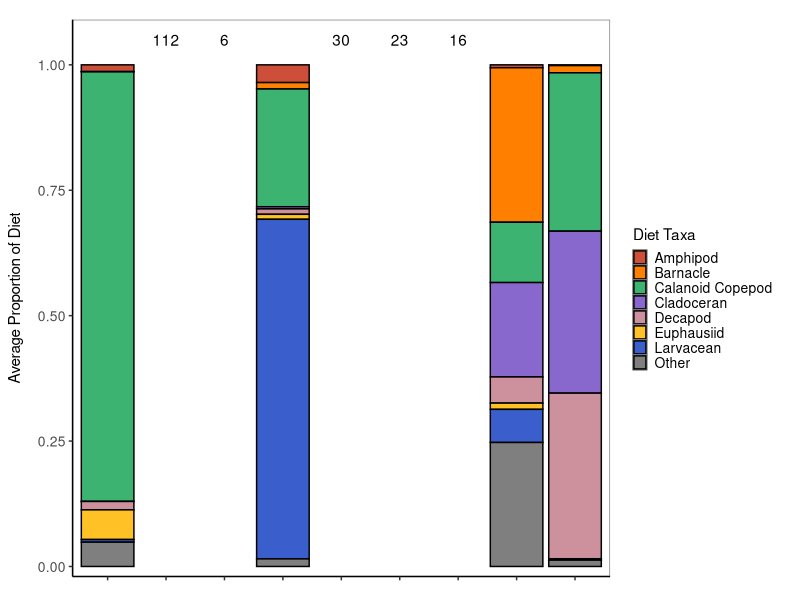
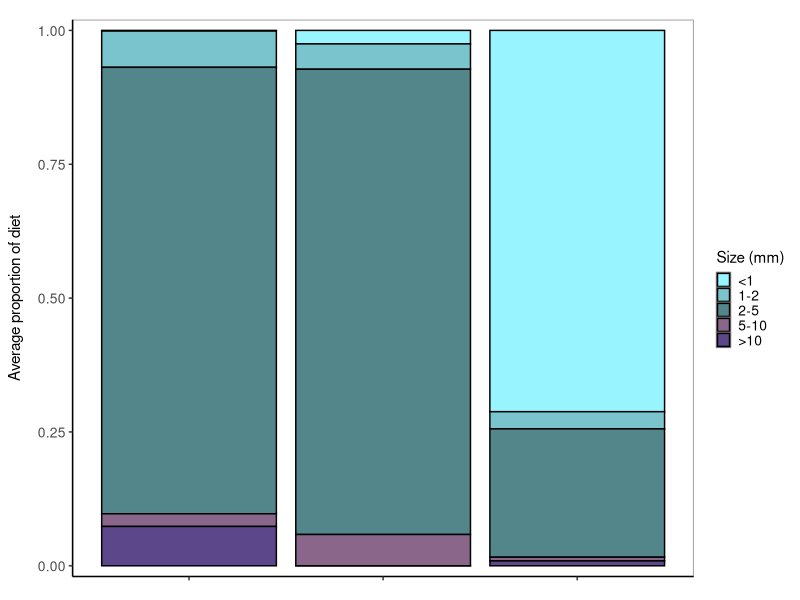
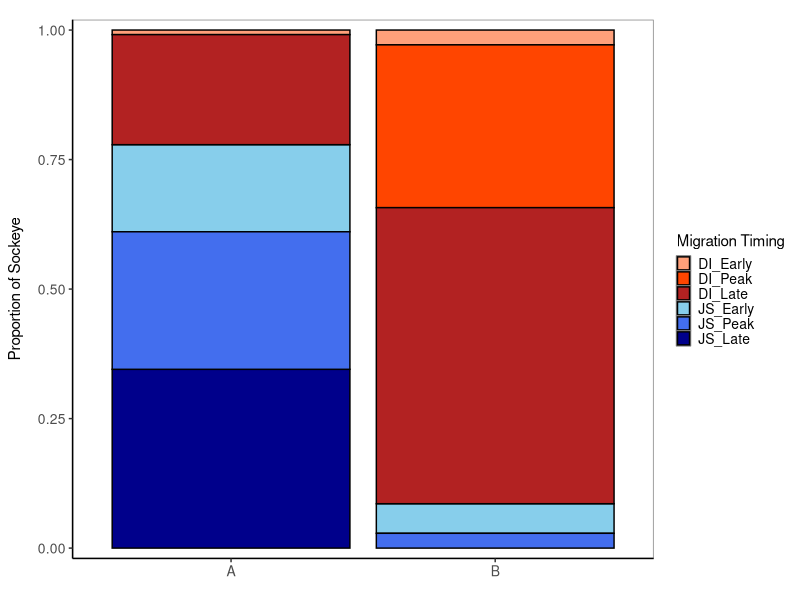
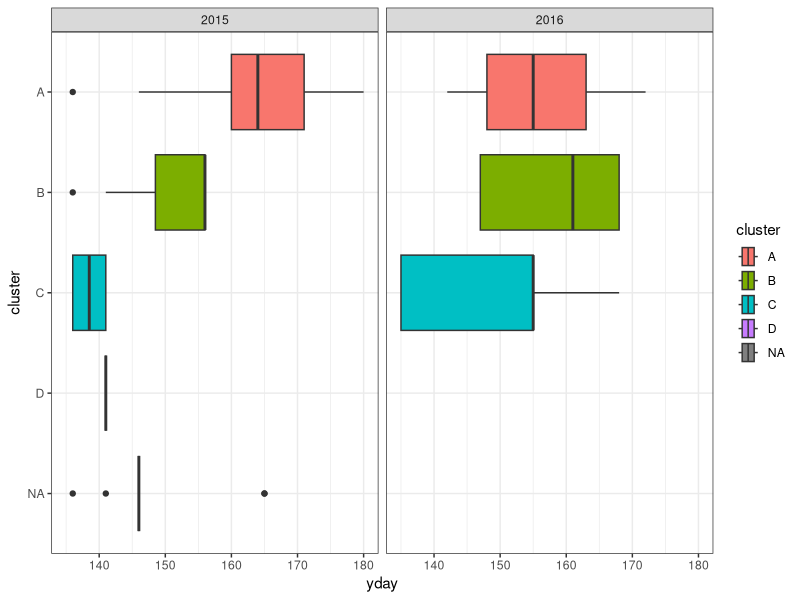
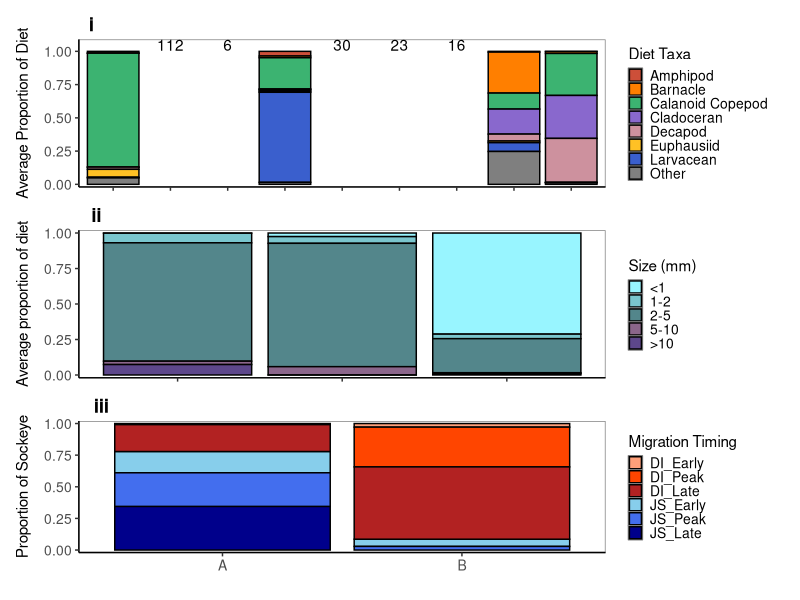
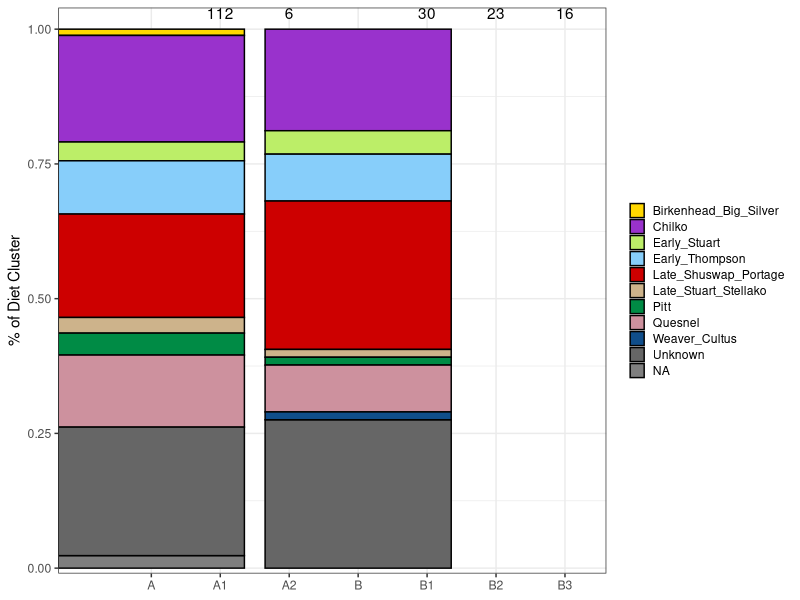
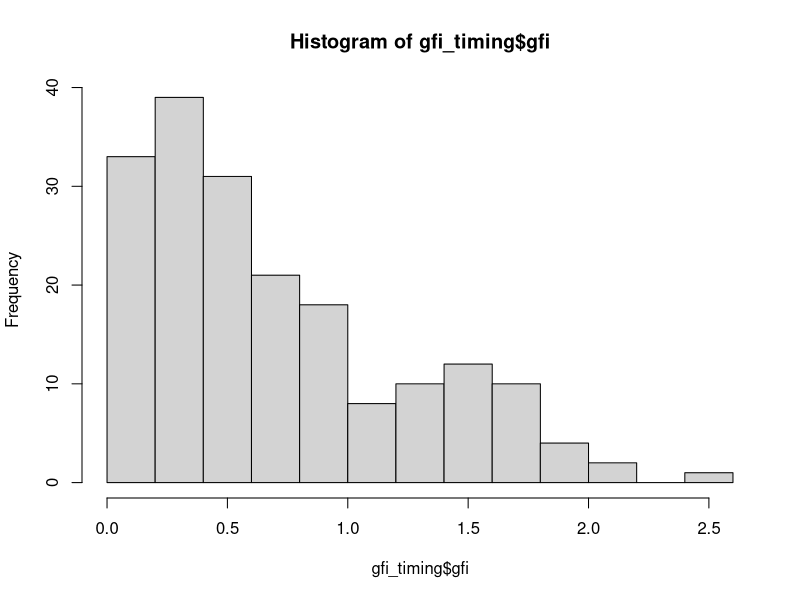
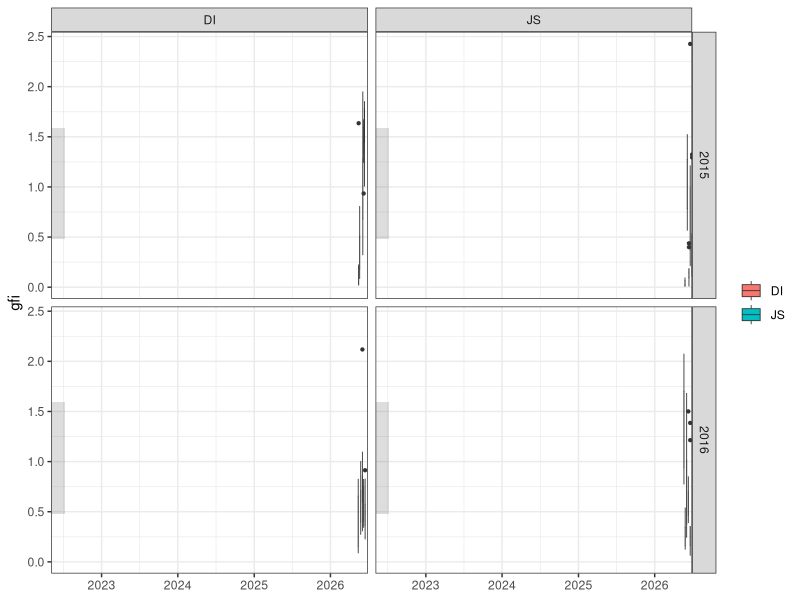

Recreate these plots in R, in order. (Note: this script raises an error after producing the figures.)
## ---- chunk 1
library(tidyverse)
library(lubridate)
library(here)
library(ggpubr)
library(RColorBrewer)
library(scales)


# original code importing all data, but just use temporal to address reviewer comments
spat <- read_csv(here::here("raw", "spatial.csv")) 
temp <- read_csv(here::here("raw", "Temporal.csv"))

spat <- spat %>%
  mutate(date = make_date(year, month, day)) %>%
  select(ufn, date, year, month, day, location, region, site, forklength, fishweight, corrected.bolus.ww = corrected.ww, phylum, class, order, infraorder, family, genus, plot.taxon.g, plot.taxon, life.stage, DI, count, size, length.avg, corrected.prey.weight = corrected.weight) %>%
  mutate(corrected.prey.weight = as.numeric(corrected.prey.weight))

  
temp <- temp %>%
 select(ufn, date, year, month, day, location, region, site, forklength, fishweight, corrected.bolus.ww = corrected.ww, phylum, class, order, infraorder, family, genus, plot.taxon.g, plot.taxon, life.stage, DI, count, size, length.avg, corrected.prey.weight = corrected.weight) %>%
  mutate(month = as.numeric(month), day = as.numeric(day), fishweight = as.numeric(fishweight), length.avg = as.numeric(length.avg))

dat <- full_join(spat, temp)

meta <- read_csv(here("processed", "metadata_with_clusters.csv"))

# Plottable version of the data        
tempdat <- temp %>%
  unite(ID, c(site, ufn), remove = FALSE)

diet_clusters <- left_join(tempdat, meta[,c("ID", "tperiod", "time", "ID3", "cluster")], by = "ID") 

#write_csv(diet_clusters, "../processed/alldiet_wclusters.csv")
## ---- chunk 2
# calculating the proportion of each diet item in each stomach and then averaging across stomachs in each cluster
dietcomp_temp <- diet_clusters %>%
        select(ufn, site, cluster, plot.taxon.g, corrected.prey.weight) %>%
        filter(corrected.prey.weight != "NA", !plot.taxon.g %in% c('Nauplius', 'Digested', 'Parasite'), !is.na(plot.taxon.g)) %>% 
        complete(plot.taxon.g, nesting(ufn, site, cluster), fill = list(corrected.prey.weight = 0)) %>%
        group_by(ufn, plot.taxon.g, cluster) %>%
        summarise(biomass = sum(corrected.prey.weight)) %>%
        group_by(cluster, ufn) %>%
        mutate(tot_stom_biom = sum(biomass), ind_prop = biomass/tot_stom_biom) %>%
        group_by(cluster, plot.taxon.g) %>%
        mutate(meanprop = mean(ind_prop), sdprop = sd(ind_prop)) %>%
        group_by(cluster) %>%
        mutate(n = length(unique(ufn)), mean_tot_weight = mean(tot_stom_biom)) %>%
        select(cluster, n, mean_tot_weight, plot.taxon.g, meanprop, sdprop) %>%
        filter(n > 2) %>%
       distinct() 
  
samplesizes <- data.frame(x=c("A1", "A2", "B1", "B2", "B3"), y=c(1.05, 1.05, 1.05, 1.05, 1.05), z=c(112, 6, 30, 23, 16))
        
# plotting proportions per cluster
dietcomp_cluster_plot <- ggplot(data = dietcomp_temp, aes(x = cluster, y = meanprop)) + 
        geom_bar(aes(fill = plot.taxon.g), position = "fill", stat = "identity", colour = "black") +
        geom_text(data = samplesizes, aes(x = x, y = y, label = as.factor(z))) +
        theme_classic()+
        scale_fill_manual(
                values = c("tomato3", "darkorange1", "mediumseagreen", "mediumpurple3", "pink3", "goldenrod1", "royalblue3", "grey50"), 
                labels = c("Amphipod   ", "Barnacle   ", "Calanoid Copepod   ", "Cladoceran   ", "Decapod   ", "Euphausiid   ", "Larvacean   ", "Other   ") 
        ) +
        theme(
                axis.text.x = element_blank(),
                axis.text.y = element_text(size = 10),
                axis.title.x = element_blank(),
                axis.title.y = element_text(size = 11, margin = margin(r=10)),
                panel.background = element_rect(fill = "white", colour = "grey50"),
                strip.background = element_blank(),
                strip.text = element_blank(),
                legend.title=element_text(size = 11),
                legend.text = element_text(size = 10),
                legend.key.size = unit(0.7, "line"),
                legend.position = "right",
                legend.justification = "left",
                plot.margin = unit(c(0.5,0.2,0.5,0.2), "cm")) +
        labs(y = "Average Proportion of Diet") +
        scale_y_continuous(limits = c(0, 1.07), breaks = seq(0, 1, by = 0.25), expand = c(0,0.02))
dietcomp_cluster_plot <- dietcomp_cluster_plot + guides(fill = guide_legend(ncol = 1, byrow = TRUE, title = "Diet Taxa"))
dietcomp_cluster_plot

#ggsave("../figs/speciescomp/dietcomp_biomass_bycluster.png", width = 16, height = 12, units = "cm", dpi = 300)


## ---- chunk 3
# Combining spatial and temporal data and just showing size comp by cluster
# calculating the proportion of each diet item in each stomach and then averaging across stomachs in each cluster (by weight)
alldiet_sizep <- diet_clusters %>%
        select(ufn, site, cluster, size, corrected.prey.weight) %>%
        filter(corrected.prey.weight != "NA", size != "NA", cluster != "NA") %>% 
        complete(size, nesting(ufn, site, cluster), fill = list(corrected.prey.weight = 0)) %>%
        mutate(size = factor(size, levels = c("<1", "1-2", "2-5", "5-10", ">10"))) %>%
        group_by(ufn, size, cluster) %>%
        summarise(biomass = sum(corrected.prey.weight)) %>%
        group_by(cluster, ufn) %>%
        mutate(tot_stom_biom = sum(biomass), ind_prop = biomass/tot_stom_biom) %>%
        group_by(cluster, size) %>%
        mutate(meanprop = mean(ind_prop), sdprop = sd(ind_prop)) %>%
        group_by(cluster) %>%
        mutate(n = length(unique(ufn)), mean_tot_weight = mean(tot_stom_biom)) %>%
        select(cluster, n, mean_tot_weight, size, meanprop, sdprop) %>%
        filter(n > 2) %>%     
        distinct() 

samplesizes <- data.frame(x=c("A1", "A2", "B1", "B2", "B3"), y=c(1.03, 1.03, 1.03, 1.03, 1.03), z=c(112, 6, 30, 23, 16))


# plotting averages per site
sizes_plot <- ggplot(data = alldiet_sizep, aes(x = cluster, y = meanprop)) + 
        geom_bar(aes(fill = size), position = "fill", stat = "identity", colour = "black") +
        #geom_text(data = samplesizes, aes(x = x, y = y, label = as.factor(z))) +
        theme_classic()+
        scale_fill_manual(values = c("cadetblue1","cadetblue3","cadetblue4","plum4","mediumpurple4")) +
        theme(
                axis.text.x = element_blank(),
                axis.text.y = element_text(size = 10),
                axis.title.x = element_blank(),
                axis.title.y = element_text(size = 11, margin = margin(r = 10)),
                panel.background = element_rect(fill = "white", colour = "grey50"),
                strip.background = element_blank(),
                legend.title = element_text(size = 11),
                legend.text = element_text(size = 10),
                legend.position = "right",
                legend.justification = "left",
                legend.key.size = unit(0.7, "line"),
                plot.margin = unit(c(0.5,0.2,0.5,0.2), "cm")) +
        labs(y = "Average proportion of diet") +
        scale_y_continuous(breaks = seq(0, 1, by = 0.25), expand = c(0,0.02))
sizes_plot <- sizes_plot + guides(fill = guide_legend(ncol = 1, byrow = TRUE, title = "Size (mm)"))
sizes_plot


#ggsave("../figs/sizes/dietcomp_sizes_bycluster_temp.png", width = 16, height = 12, units = "cm", dpi = 300)


## ---- chunk 4
# calculating the proportion of each diet item in each stomach and then averaging across stomachs in each cluster
timing_comp <- diet_clusters %>%
        select(ufn, site, cluster, tperiod) %>%
        distinct() %>%
        group_by(tperiod, cluster) %>%
        mutate(n = length(unique(ufn))) %>%
        select(-c(ufn, site)) %>%
        distinct() %>%
        group_by(cluster) %>%
        mutate(totcount = sum(n)) %>%
        mutate(tperiod = factor(tperiod, levels = c("DI_Early", "DI_Peak", "DI_Late", "JS_Early", "JS_Peak", "JS_Late"))) %>%
  filter(!cluster %in% c("C", "D", "E"), !is.na(cluster))
 

samplesizes <- data.frame(x=c("A1", "A2", "B1", "B2", "B3"), y=c(1.03, 1.03, 1.03, 1.03, 1.03), z=c(112, 6, 30, 23, 16))

ID_col <- c("DI_Early" = "lightsalmon", "DI_Peak" = "orangered1", "DI_Late" = "firebrick", "JS_Early" = "skyblue", "JS_Peak" = "royalblue2", "JS_Late" = "darkblue")
        
# plotting averages per site
timing_comp_clusterplot <- ggplot(data = timing_comp, aes(x = cluster, y = n)) + 
        geom_bar(aes(fill = tperiod), position = "fill", stat = "identity", colour = "black") +
        #geom_text(data = samplesizes, aes(x = x, y = y, label = as.factor(z))) +
        theme_classic()+
        theme(
                axis.text.x = element_text(size = 10),
                axis.text.y = element_text(size = 10),
                axis.title.x = element_blank(),
                axis.title.y = element_text(size = 11, margin = margin(r=10)),
                panel.background = element_rect(fill = "white", colour = "grey50"),
                strip.background = element_blank(),
                strip.text = element_blank(),
                legend.title=element_text(size = 11),
                legend.text = element_text(size = 10),
                legend.key.size = unit(0.7, "line"),
                legend.position = "right",
                legend.justification = "left",
                plot.margin = unit(c(0.5,0.2,0.5,0.2), "cm")) +
        labs(y = "Proportion of Sockeye") +
        scale_y_continuous(expand = c(0,0.02)) +
        scale_fill_manual(values = ID_col)
timing_comp_clusterplot <- timing_comp_clusterplot + guides(fill = guide_legend(ncol = 1, byrow = TRUE, title = "Migration Timing"))
timing_comp_clusterplot

#ggsave("../figs/speciescomp/temp_migration_timing_bycluster.png", width = 16, height = 12, units = "cm", dpi = 300)


# Now for boxplots
# Group timing based on migration timing of sockeye and quartile ranges of peak migration
timing_IQR_2 <- diet_clusters %>%
  select(ufn, date, year, location, site, cluster) %>%
  distinct() %>%
  mutate(yday = yday(date)) %>%
  mutate(ID4 = case_when(location == "DI" & year == 2015 & yday < 141 ~ "DI_Early",
                         location == "DI" & year == 2015 & yday > 140 & yday < 155 ~ "DI_Peak",
                         location == "DI" & yday > 154 ~ "DI_Late",
                         location == "DI" & year == 2016 & yday < 139 ~ "DI_Early",
                         location == "DI" & year == 2016 & yday > 138 & yday < 155 ~ "DI_Peak",
                         location == "JS" & year == 2015 & yday < 148 ~ "JS_Early",
                         location == "JS" & year == 2015 & yday > 147 & yday < 159 ~ "JS_Peak",
                         location == "JS" & year == 2015 & yday > 158 ~ "JS_Late",
                         location == "JS" & year == 2016 & yday < 149 ~ "JS_Early",
                         location == "JS" & year == 2016 & yday > 148 & yday < 164 ~ "JS_Peak",
                         location == "JS" & year == 2016 & yday > 164 ~ "JS_Late")) %>%
  distinct() %>%
  mutate(ID4 = factor(ID4, levels = c("DI_Early", "DI_Peak", "DI_Late", "JS_Early", "JS_Peak", "JS_Late")))

ggplot(timing_IQR_2, aes(x = yday, y = cluster, fill = cluster)) +
  geom_boxplot() +
  facet_grid(.~year) +
  theme_bw() +
  scale_y_discrete(limits = rev)

ggsave("../figs/speciescomp/temp_migrationtiming_boxplots_bycluster.png", width = 16, height = 12, units = "cm", dpi = 300)
## ---- chunk 5
# Combining species comp and size comp into single figure
ggarrange(dietcomp_cluster_plot, sizes_plot, timing_comp_clusterplot, ncol = 1, common.legend = FALSE, legend = "right", labels = c("i", "ii", "iii"), label.x = 0.1, label.y = 1.05, nrow = 3, align = "v") +
  theme(plot.margin = margin(0.5,0.2,0.2,0.2, "cm"))
ggsave("../figs/speciescomp/temp_clustercomp.png", width = 20, height = 22, units = "cm", dpi = 300)
## ---- chunk 6
cluster_stocks <- meta %>%
  select(ufn, cluster, stock_1) %>%
  mutate(stock_1 = case_when(stock_1 %in% c("Horsefly", "Mitchell", "Quesnel_Horsef", "Quesnel_Mitche", "Quesnel_Decept", "Wasko_Cr", "Blue_Lead_Ck") ~ "Quesnel",
                             stock_1 == "Birkenhead" ~ "Birkenhead_Big_Silver",
                             stock_1 %in% c("Gates_Cr", "Nadina", "Bowron") ~ "Nadina_Gates_Bowron_Nahatlatch",
                             stock_1 %in% c("L_Adams", "L_Shuswap", "MiddleShuswap", "Little", "Portage_Cr") ~ "Late_Shuswap_Portage",
                             stock_1 %in% c("Paula", "Narrows", "Blackwater", "Hudson_Bay") ~ "Early_Stuart",
                             stock_1 %in% c("Scotch", "Seymour", "Eagle_L") ~ "Early_Thompson",
                             stock_1 %in% c("Stellako", "Tachie", "Pinchi_Cr", "Middle") ~ "Late_Stuart_Stellako",
                             stock_1 == "Thompson_N" ~ "Raft_North_Thompson",
                             stock_1 %in% c("Weaver", "Cultus_Lake") ~ "Weaver_Cultus",
                             stock_1 %in% c("Chilko", "Chilko-North", "Chilko_south") ~ "Chilko",
                             TRUE ~ stock_1)) %>%
  mutate(stock_1 = replace_na(stock_1, "Unknown")) %>%
  mutate(tot_n = length(unique(ufn))) %>%
  group_by(stock_1) %>%
  mutate(stock_n = length(unique(ufn)), run_prop = stock_n/tot_n) %>%
  filter(!cluster %in% c("C", "D", "E"), run_prop > 0.01) %>%
  group_by(cluster, stock_1) %>%
  summarise(n = length(unique(ufn))) %>%
  mutate(stock_1 = factor(stock_1, levels = c("Birkenhead_Big_Silver", "Chilko", "Early_Stuart", "Early_Thompson", "Late_Shuswap_Portage", "Late_Stuart_Stellako", "Pitt", "Quesnel",   "Weaver_Cultus", "Unknown")))
  
col = c("gold", "darkorchid", "darkolivegreen2", "lightskyblue", "red3", "navajowhite3", "springgreen4", "pink3", "dodgerblue4", "grey40")
samplesizes <- data.frame(x=c("A1", "A2", "B1", "B2", "B3"), y=c(1.03, 1.03, 1.03, 1.03, 1.03), z=c(112, 6, 30, 23, 16))


stock_comp <- ggplot(cluster_stocks, aes(x = cluster, y = n)) +
  geom_bar(stat = "identity", position = "fill", colour = "black", aes(fill = stock_1)) +
  geom_text(data = samplesizes, aes(x = x, y = y, label = as.factor(z))) +
  theme_bw() +
  theme(legend.title = element_blank(),
        legend.key.size = unit(0.8, "line"),
        axis.title.x = element_blank()) +
  labs(y = "% of Diet Cluster") +
  scale_fill_manual(values = col) +
  scale_y_continuous(expand = c(0,0.01))
stock_comp

ggsave("../figs/GSI/stocks_by_cluster.png", width = 14, height = 10, units = "cm")

## ---- chunk 7
## --- GFI analyses by migration timing ---
gfi_timing <- temp %>%
  select(ufn, date, location, site, fishweight, corrected.bolus.ww) %>%
  filter(corrected.bolus.ww > 0, !is.na(fishweight)) %>%
  group_by(ufn) %>%
  mutate(gfi = (((corrected.bolus.ww)/1000)/(fishweight))*100) %>%
  distinct() %>%
  mutate(year = year(ymd(date))) %>%
  group_by(location) %>%
  mutate(med_gfi = median(gfi), min_gfi = min(gfi), max_gfi = max(gfi)) 

hist(gfi_timing$gfi)

gfi_timing$date_m <- format(as.Date(gfi_timing$date), "%b-%d")
gfi_timing$date_m1 <- as.Date(gfi_timing$date_m, format = "%b-%d")

ggplot(gfi_timing, aes(x = date_m1, y = gfi)) +
  geom_boxplot(aes(fill = location, group = date), lwd = 0.3, outlier.size = 0.8) +
  facet_grid(year ~ location) +
  theme_bw() +
  theme(axis.title.x = element_blank(),
        legend.title = element_blank()) +
  annotate("rect", xmin = as.Date("2022-05-05"), xmax = as.Date("2022-07-10"), ymin = 0.48, ymax = 1.59, alpha = .2) +
  scale_x_date(expand = c(0,0))
ggsave("../figs/gfi/gfi_allsamples.png", width = 15, height = 10, units = "cm")


ind_dat <- dat %>%
  select(ufn, forklength) %>%
  distinct()
hist(ind_dat$forklength)
shapiro.test(ind_dat$forklength) # not normally distributed so present lengths and gfi's as medians with ranges

## --- GFI analyses by diet cluster --- 
gfi <- diet_clusters %>%
        select(ufn, cluster, site, fishweight, corrected.bolus.ww) %>%
        filter(corrected.bolus.ww > 0, !is.na(fishweight), cluster != "NA") %>%
        group_by(ufn) %>%
        mutate(gfi = (((corrected.bolus.ww)/1000)/(fishweight))*100) %>%
        distinct()

ggplot(gfi, aes(x = cluster, y = gfi)) +
  geom_boxplot() +
  theme_bw() +
  theme(axis.title.x = element_blank()) +
  labs(y = "Gut Fullness Index") +
  scale_y_continuous(breaks = seq(0,6,1))

ggsave("../figs/gfi/gfi_bycluster.png",  width = 10, height = 8, units = "cm", dpi = 300)
 
quantile(gfi$gfi, probs = seq(0,1,0.25))

# Group gfi's based on 25th and 75th percentiles and then plot differences in diet comp
gfi_deets <- diet_clusters %>%
 select(ufn, cluster, site, fishweight, corrected.bolus.ww, plot.taxon.g, DI, count, size, corrected.prey.weight) %>%
  filter(corrected.bolus.ww > 0, !is.na(fishweight), cluster != "NA") %>%
  group_by(ufn) %>%
  mutate(gfi = (((corrected.bolus.ww)/1000)/(fishweight))*100) %>%
  distinct() %>%
  mutate(gfi_cat = case_when(gfi < 0.2 ~ 'Low',
                             gfi > 1.0 ~ 'High',
                             TRUE ~ 'Medium')) %>%
  mutate(gfi_cat = factor(gfi_cat, levels = c("Low", "Medium", "High"))) %>%
  filter(corrected.prey.weight != "NA", !plot.taxon.g %in% c('Nauplius', 'Digested', 'Parasite'), !is.na(plot.taxon.g)) %>%
  complete(plot.taxon.g, nesting(ufn, site, gfi_cat), fill = list(corrected.prey.weight = 0)) %>%
  group_by(ufn, plot.taxon.g, gfi_cat) %>%
  summarise(biomass = sum(corrected.prey.weight)) %>%
  group_by(gfi_cat, ufn) %>%
  mutate(tot_stom_biom = sum(biomass), ind_prop = biomass/tot_stom_biom) %>%
  group_by(gfi_cat, plot.taxon.g) %>%
  mutate(meanprop = mean(ind_prop), sdprop = sd(ind_prop)) %>%
  group_by(gfi_cat) %>%
  mutate(n = length(unique(ufn)), mean_tot_weight = mean(tot_stom_biom)) %>%
  select(gfi_cat, n, mean_tot_weight, plot.taxon.g, meanprop, sdprop) %>%
  distinct() %>%
  filter(meanprop > 0.049)


samplesizes <- data.frame(x=c("Low", "Medium", "High"), y=c(1.02, 1.02, 1.02), z=c(69, 144, 70))
        
n <- 32
qual_col_pals = brewer.pal.info[brewer.pal.info$category == 'qual',]
col_vector = unlist(mapply(brewer.pal, qual_col_pals$maxcolors, rownames(qual_col_pals)))
pie(rep(1,n), col=sample(col_vector, n))

# plotting averages per site
dietcomp_gfi_plot <- ggplot(data = gfi_deets, aes(x = gfi_cat, y = meanprop)) + 
        geom_bar(aes(fill = plot.taxon.g), position = "fill", stat = "identity", colour = "black") +
        geom_text(data = samplesizes, aes(x = x, y = y, label = as.factor(z))) +
        theme_classic()+
        scale_fill_manual(
                values = c("tomato3", "darkorange1", "mediumseagreen", "mediumpurple3", "pink3", "goldenrod1", "royalblue3", "grey50"), 
                labels = c("Amphipod   ", "Barnacle   ", "Calanoid Copepod   ", "Cladoceran   ", "Decapod   ", "Euphausiid   ", "Larvacean   ", "Other   ")) +
        theme(
                axis.text.x = element_text(size = 10),
                axis.text.y = element_text(size = 10),
                axis.title.x = element_blank(),
                axis.title.y = element_text(size = 11, margin = margin(r=10)),
                panel.background = element_rect(fill = "white", colour = "grey50"),
                strip.background = element_blank(),
                strip.text = element_blank(),
                legend.title=element_blank(),
                legend.text = element_text(size = 10),
                legend.key.size = unit(0.7, "line"),
                legend.position = "bottom",
                legend.justification = "center",
                plot.margin = unit(c(0.5,0.5,0.2,0.2), "cm")) +
        labs(y = "Average Proportion of Diet") +
        scale_y_continuous(expand = c(0,0.02)) 
  #scale_fill_manual(values = col_vector) #use when showing detailed taxonomy
dietcomp_gfi_plot <- dietcomp_gfi_plot + guides(fill = guide_legend(nrow = 3, byrow = TRUE))
dietcomp_gfi_plot

ggsave("../figs/speciescomp/dietcomp_biomass_byGFI.png", width = 13, height = 16, units = "cm", dpi = 300)



# calculating the proportion of each diet item in each stomach and then averaging across stomachs in each cluster (by weight)
gfi_sizep <- diet_clusters %>%
  select(ufn, site, size, corrected.bolus.ww, fishweight, corrected.prey.weight) %>%
  filter(corrected.prey.weight != "NA", size != "NA") %>% 
  group_by(ufn) %>%
  mutate(gfi = (((corrected.bolus.ww)/1000)/(fishweight))*100) %>%
  mutate(gfi_cat = case_when(gfi < 0.2 ~ 'Low',
                             gfi > 1.0 ~ 'High',
                             TRUE ~ 'Medium')) %>%
  mutate(gfi_cat = factor(gfi_cat, levels = c("Low", "Medium", "High"))) %>%
  complete(size, nesting(ufn, site, gfi_cat), fill = list(corrected.prey.weight = 0)) %>%
  mutate(size = factor(size, levels = c("<1", "1-2", "2-5", "5-10", ">10"))) %>%
  
  group_by(ufn, size, gfi_cat) %>%
  summarise(biomass = sum(corrected.prey.weight)) %>%
  group_by(gfi_cat, ufn) %>%
  mutate(tot_stom_biom = sum(biomass), ind_prop = biomass/tot_stom_biom) %>%
  group_by(gfi_cat, size) %>%
  mutate(meanprop = mean(ind_prop), sdprop = sd(ind_prop)) %>%
  group_by(gfi_cat) %>%
  mutate(n = length(unique(ufn)), mean_tot_weight = mean(tot_stom_biom)) %>%
  select(gfi_cat, n, mean_tot_weight, size, meanprop, sdprop) %>%
  distinct() 

samplesizes <- data.frame(x=c("Low", "Medium", "High"), y=c(1.02, 1.02, 1.02), z=c(69, 144, 70))

# plotting averages per site
gfi_sizes_plot <- ggplot(data = gfi_sizep, aes(x = gfi_cat, y = meanprop)) + 
        geom_bar(aes(fill = size), position = "fill", stat = "identity", colour = "black") +
        geom_text(data = samplesizes, aes(x = x, y = y, label = as.factor(z))) +
        theme_classic()+
        scale_fill_manual(values = c("cadetblue1","cadetblue3","cadetblue4","plum4","mediumpurple4")) +
        theme(
                axis.text.x = element_text(size = 10),
                axis.text.y = element_text(size = 10),
                axis.title.x = element_blank(),
                axis.title.y = element_text(size = 12, margin = margin(r = 10)),
                panel.background = element_rect(fill = "white", colour = "grey50"),
                strip.background = element_blank(),
                strip.text = element_text(size = 12),
                legend.title = element_text(size = 12),
                legend.text = element_text(size = 10),
                legend.position = "bottom",
                legend.key.size = unit(0.7, "line"),
                plot.margin = unit(c(0.5,0.2,0.5,0.2), "cm")) +
        labs(y = "Average proportion of diet") +
        scale_y_continuous(expand = c(0,0.02))
gfi_sizes_plot
ggsave("../figs/sizes/gfi_cat_sizes.png", width = 12, height = 15, units = "cm", dpi = 300)
 

# Combining species comp and size comp into single figure for gfi categories
ggarrange(dietcomp_gfi_plot, gfi_sizes_plot, ncol = 2, common.legend = FALSE, legend = "bottom", labels = "AUTO", label.x = 0.2, label.y = 1.01, nrow = 1, align = "h")
ggsave("../figs/speciescomp/dietcomp_by_gfi.png", width = 22, height = 16, units = "cm", dpi = 300)
 

gfi2 <- gfi_timing %>%
  mutate(year = year(ymd(date)), yday = yday(date))  %>%
  mutate(tperiod = case_when(location == "DI" & year == 2015 & yday < 141 ~ "Early", #ydays for each migration timing group based on Brett's cumulative catch over the sampling period using Q1 and Q3
                         location == "DI" & year == 2015 & yday > 140 & yday < 154 ~ "Peak",
                         location == "DI" & yday > 153 ~ "Late",
                         location == "DI" & year == 2016 & yday < 139 ~ "Early",
                         location == "DI" & year == 2016 & yday > 138 & yday < 155 ~ "Peak",
                         location == "JS" & year == 2015 & yday < 148 ~ "Early",
                         location == "JS" & year == 2015 & yday > 147 & yday < 159 ~ "Peak",
                         location == "JS" & year == 2015 & yday > 158 ~ "Late",
                         location == "JS" & year == 2016 & yday < 149 ~ "Early",
                         location == "JS" & year == 2016 & yday > 148 & yday < 164 ~ "Peak",
                         location == "JS" & year == 2016 & yday > 164 ~ "Late")) %>%
  mutate(tperiod = as.factor(tperiod))

gfi3 <- left_join(gfi2, meta[c("ufn", "stock_1")], by = "ufn")

hist(gfi3$gfi)

anova <- aov(gfi~tperiod*stock_1, data = gfi3)
summary(anova)
plot(anova)
TukeyHSD(anova, conf.level = 0.95)
par(mar=c(5,10,4,1))
plot(TukeyHSD(anova, conf.level = 0.95), las = 2)

# Data are non-parametric
kruskal.test(size~tperiod, data = JS_dat)
# only sig difs were in biomass between years and size between time periods - use post-hoc tests

# post hoc
dunnTest(size ~ tperiod, data = JS_dat, method = "bonferroni")
# mean size greater in JS in peak vs early


## ---- chunk 8
Metridia <- dat %>%
  filter(plot.taxon == "Metridia") %>%
  select(ufn, location, size, length.avg) %>%
  distinct()
